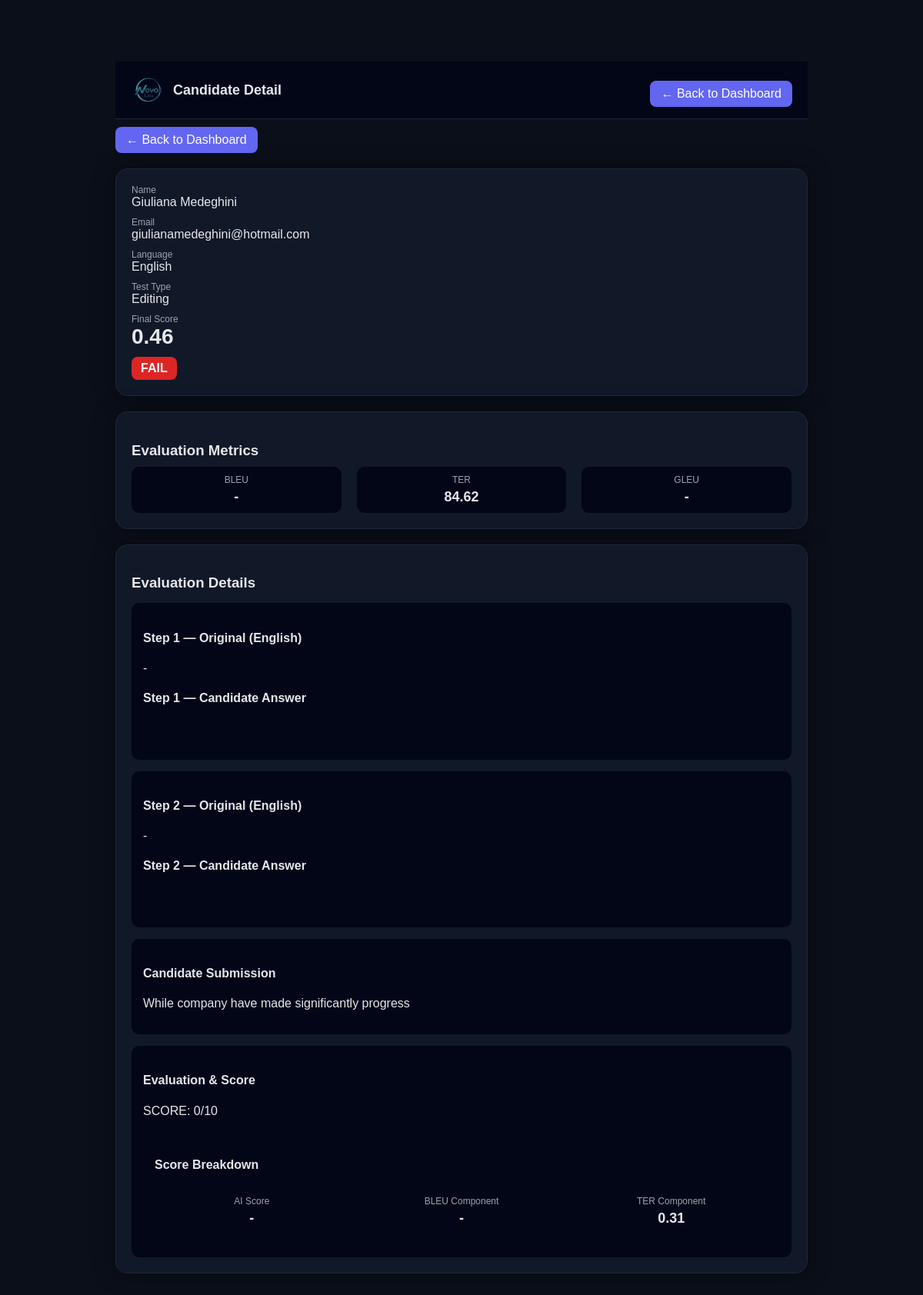
The page /result/1 on the database its author committed.
### tables this page shows
CREATE TABLE results (
        id INTEGER PRIMARY KEY AUTOINCREMENT,
        first_name TEXT,
        last_name TEXT,
        email TEXT,
        test_type TEXT,
        language TEXT,
        answer TEXT,

        translation_score TEXT,
        interpretation_score TEXT,
        status TEXT,

        audio1 TEXT,
        audio2 TEXT,
        audio3 TEXT,
        audio4 TEXT,

        transcription1 TEXT,
        transcription2 TEXT,
        transcription3 TEXT,
        transcription4 TEXT,

        created_at TEXT
    , editing_score TEXT, final_score REAL, post_edit_score TEXT, gleu_score REAL, bleu_score REAL, ter_score REAL, ai_component REAL, bleu_component REAL, ter_component REAL, t1_en TEXT, t2_en TEXT, t3_en TEXT, t4_en TEXT, flag TEXT, step1_original TEXT, step2_original TEXT, step1_answer TEXT, step2_answer TEXT, rev_transcription1 TEXT, rev_transcription2 TEXT, rev_transcription3 TEXT, rev_transcription4 TEXT, domain TEXT);

### app.py (the view)
@app.route("/result/<int:id>")
def result_detail(id):
    conn = sqlite3.connect(DB_PATH)
    conn.row_factory = sqlite3.Row
    c = conn.cursor()
    c.execute("SELECT * FROM results WHERE id = ?", (id,))
    result = c.fetchone()
    conn.close()
    return render_template("result.html", r=result)

### templates/result.html (shortened to what this page needs)
<!DOCTYPE html>
<html>
<head>
</head>
<body>
<div class="container">
<div class="header">
  <div class="header-left">
    <img src="{{ url_for('static', filename='images/logo.png') }}">
    <span>Candidate Detail</span>
  </div>
  <a href="/dashboard" class="button">← Back to Dashboard</a>
</div>
<div style="margin-bottom:20px;">
  <a href="/dashboard" class="button">← Back to Dashboard</a>
</div>
<div class="card">
  <div class="label">Name</div>
  <div class="value">
  {{ (r.first_name or '') }} {{ (r.last_name or '') }}
  </div>
  <div class="label">Email</div>
  <div class="value">{{ r.email }}</div>
  <div class="label">Language</div>
  <div class="value">{{ r.language }}</div>
  <div class="label">Test Type</div>
  <div class="value">
    {% if r.test_type == "post_editing" %}
      Post-MT Editing
    {% else %}
      {{ r.test_type|capitalize }}
    {% endif %}
  </div>
  <div class="label">Final Score</div>
  <div class="score">{{ r.final_score or '-' }}</div>
  <div class="status
    {% if 'PASS' in r.status %}pass
    {% elif 'BORDERLINE' in r.status %}borderline
    {% else %}fail{% endif %}">
    {{ r.status }}
  </div>
</div>
{% if r.test_type in ["editing", "post_editing"] %}
<div class="card">
  <h3>Evaluation Metrics</h3>
  <div class="metrics">
    <div class="metric-box">
      <div class="metric-title">BLEU</div>
      <div class="metric-value">{{ r.bleu_score or '-' }}</div>
    </div>
    <div class="metric-box">
      <div class="metric-title">TER</div>
      <div class="metric-value">{{ r.ter_score or '-' }}</div>
    </div>
    <div class="metric-box">
      <div class="metric-title">GLEU</div>
      <div class="metric-value">{{ r.gleu_score or '-' }}</div>
    </div>
  </div>
</div>
{% endif %}
<div class="card">
  <h3>Evaluation Details</h3>
<div class="section">
  <h4>Step 1 — Original (English)</h4>
  <pre>{{ r.step1_original or '-' }}</pre>
  <h4>Step 1 — Candidate Answer</h4>
  <pre>{{ r.step1_answer or '-' }}</pre>
</div>
<div class="section">
  <h4>Step 2 — Original ({{ r.language }})</h4>
  <pre>{{ r.step2_original or '-' }}</pre>
  <h4>Step 2 — Candidate Answer</h4>
  <pre>{{ r.step2_answer or '-' }}</pre>
</div>
{% if r.test_type == "editing" %}
<div class="section">
  <h4>Candidate Submission</h4>
  <pre>{{ r.answer or 'No submission provided' }}</pre>
</div>
<div class="section">
  <h4>Evaluation & Score</h4>
  <pre>{{ r.editing_score or 'No feedback available' }}</pre>
  <div class="section">
  <h4>Score Breakdown</h4>
  <div class="metrics">
    <div class="metric-box">
      <div class="metric-title">AI Score</div>
      <div class="metric-value">{{ r.ai_component or '-' }}</div>
    </div>
    <div class="metric-box">
      <div class="metric-title">BLEU Component</div>
      <div class="metric-value">{{ r.bleu_component or '-' }}</div>
    </div>
    <div class="metric-box">
      <div class="metric-title">TER Component</div>
      <div class="metric-value">{{ r.ter_component or '-' }}</div>
    </div>
  </div>
</div>
{% endif %}
</div>
</body>
</html>

### templates/result.html (style rules this page uses)
body { background: #0b0f19; color: #e5e7eb; font-family: Arial; }
.container { max-width: 900px; margin: 80px auto 40px auto; }
.card { background: #111827; padding: 20px; border-radius: 16px; margin-bottom: 20px; box-shadow: 0 0 30px rgba(0,0,0,0.4); border: 1px solid #1f2937; }
h2, h3 { margin-bottom: 10px; }
.label { font-size: 12px; color: #9ca3af; }
.value { font-size: 16px; margin-bottom: 10px; }
.score { font-size: 28px; font-weight: bold; }
.status { display: inline-block; padding: 6px 12px; border-radius: 8px; font-size: 12px; margin-top: 10px; text-align: center; font-weight: bold; font-size: 16px; }
.fail { background:#dc2626; color:white; }
.section { margin-top: 15px; padding: 15px; background: #020617; border-radius: 10px; }
pre { white-space: pre-wrap; font-family: inherit; }
.metrics { display: flex; gap: 20px; margin-top: 10px; }
.metric-box { background: #020617; padding: 10px; border-radius: 10px; text-align: center; flex: 1; }
.metric-title { font-size: 12px; color: #9ca3af; }
.metric-value { font-size: 18px; font-weight: bold; margin-top: 5px; }
.button { background: #6366f1; color: white; padding: 8px 14px; border-radius: 8px; text-decoration: none; display: inline-block; margin-top: 10px; }
.header { position: sticky; top: 0; z-index: 1000; background: #020617; padding: 15px 20px; display: flex; justify-content: space-between; align-items: center; border-bottom: 1px solid #1f2937; }
.header-left { display: flex; align-items: center; gap: 10px; font-size: 18px; font-weight: bold; }
.header-left img { height: 40px; }
.button { background: #6366f1; color: white; padding: 8px 14px; border-radius: 8px; text-decoration: none; }

### rows shown on the page
results: first_name "Giuliana", last_name "Medeghini", email "giulianamedeghini@hotmail.com", language "English", test_type "Editing", final_score "0.46", status "FAIL", bleu_score "-", ter_score "84.62", step1_original "-", step2_original "-", answer "While company have made significantly progress", editing_score "SCORE: 0/10", ai_component "-", bleu_component "-", ter_component "0.31"

### other values the page prints
{{ r.gleu_score or '-' }} "-"
